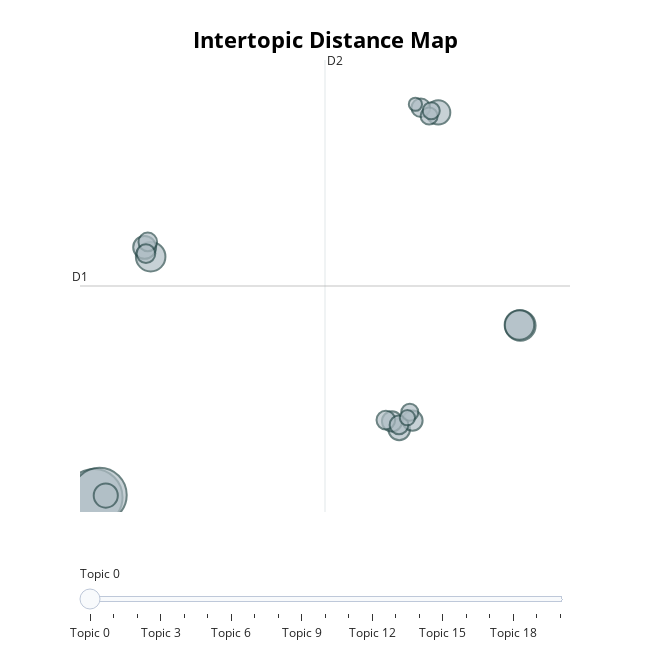

Notebook code cell kept with this figure:
### Code cell
model.visualize_topics()

### Figure 1 — Plotly figure (JSON) as saved in the notebook; plotly's stock layout.template omitted (floating-point values rounded to 4 significant figures)
{"data": [{"customdata": [[0, "https | co | ciro | rt | com", 55], [1, "brasil | que | esperança | de | vamos", 51], [2, "programa | de | renda | mínima | do", 16], [3, "08 | 2022 | giro | https | co", 15], [4, "de | em | redução | menor | guerra", 15], [5, "lula | https | co | equipelula | na", 10], [6, "ano | ton | safra | de | mais", 10], [7, "eu | voto | eleição | não | falar", 9], [8, "ele | bolsonaro | porque | mentiras | ou", 8], [9, "sobre | ciro | cironorodaviva | responde | rota", 7], [10, "deus | se | você | os | estar", 7], [11, "saudades | carta | democracia | cuba | los", 6], [12, "não | sou | que | eu | história", 6], [13, "reeleição | política | um | que | povo", 6], [14, "bolsonaro | jair | pai | pr | teu", 6], [15, "gente | que | gerar | país | quer", 6], [16, "estímulo | prática | desporto | comitê | competições", 5], [17, "entenda | kg | maconha | de | drogas", 5], [18, "recuperar | precisamos | empregos | brasil | retomar", 5], [19, "melhora | pobre | coisas | isso | vou", 4], [20, "está | uma | errado | pra | que", 3]], "hovertemplate": "<b>Topic %{customdata[0]}</b><br>Words: %{customdata[1]}<br>Size: %{customdata[2]}", "legendgroup": "", "marker": {"color": "#B0BEC5", "line": {"color": "DarkSlateGrey", "width": 2}, "size": [55, 51, 16, 15, 15, 10, 10, 9, 8, 7, 7, 6, 6, 6, 6, 6, 5, 5, 5, 4, 3], "sizemode": "area", "sizeref": 0.03438, "symbol": "circle"}, "mode": "markers", "name": "", "orientation": "v", "showlegend": false, "type": "scatter", "x": [-5.014, -4.739, 17.47, -2.038, 17.42, -4.406, 13.14, -2.355, 11.08, 11.78, 10.7, 10.37, -2.189, 11.07, -2.285, 12.22, 12.66, 11.64, 12.77, 11.51, 11.93], "xaxis": "x", "y": [-7.018, -6.852, 5.272, 10.2, 5.32, -6.896, 20.53, 10.88, -2.156, -1.529, -1.579, -1.49, 11.26, -1.838, 10.42, 20.87, 20.28, -0.9273, 20.65, -1.324, 21.12], "yaxis": "y"}], "layout": {"annotations": [{"showarrow": false, "text": "D1", "x": -5.766, "y": 8.107, "yshift": 10}, {"showarrow": false, "text": "D2", "x": 7.163, "xshift": 10, "y": 24.28}], "height": 650, "hoverlabel": {"bgcolor": "white", "font": {"family": "Rockwell", "size": 16}}, "legend": {"itemsizing": "constant", "tracegroupgap": 0}, "margin": {"t": 60}, "shapes": [{"line": {"color": "#CFD8DC", "width": 2}, "type": "line", "x0": 7.163, "x1": 7.163, "y0": -8.071, "y1": 24.28}, {"line": {"color": "#9E9E9E", "width": 2}, "type": "line", "x0": -5.766, "x1": 20.09, "y0": 8.107, "y1": 8.107}], "sliders": [{"active": 0, "pad": {"t": 50}, "steps": [{"args": [{"marker.color": [["red", "#B0BEC5", "#B0BEC5", "#B0BEC5", "#B0BEC5", "#B0BEC5", "#B0BEC5", "#B0BEC5", "#B0BEC5", "#B0BEC5", "#B0BEC5", "#B0BEC5", "#B0BEC5", "#B0BEC5", "#B0BEC5", "#B0BEC5", "#B0BEC5", "#B0BEC5", "#B0BEC5", "#B0BEC5", "#B0BEC5"]]}], "label": "Topic 0", "method": "update"}, {"args": [{"marker.color": [["#B0BEC5", "red", "#B0BEC5", "#B0BEC5", "#B0BEC5", "#B0BEC5", "#B0BEC5", "#B0BEC5", "#B0BEC5", "#B0BEC5", "#B0BEC5", "#B0BEC5", "#B0BEC5", "#B0BEC5", "#B0BEC5", "#B0BEC5", "#B0BEC5", "#B0BEC5", "#B0BEC5", "#B0BEC5", "#B0BEC5"]]}], "label": "Topic 1", "method": "update"}, {"args": [{"marker.color": [["#B0BEC5", "#B0BEC5", "red", "#B0BEC5", "#B0BEC5", "#B0BEC5", "#B0BEC5", "#B0BEC5", "#B0BEC5", "#B0BEC5", "#B0BEC5", "#B0BEC5", "#B0BEC5", "#B0BEC5", "#B0BEC5", "#B0BEC5", "#B0BEC5", "#B0BEC5", "#B0BEC5", "#B0BEC5", "#B0BEC5"]]}], "label": "Topic 2", "method": "update"}, {"args": [{"marker.color": [["#B0BEC5", "#B0BEC5", "#B0BEC5", "red", "#B0BEC5", "#B0BEC5", "#B0BEC5", "#B0BEC5", "#B0BEC5", "#B0BEC5", "#B0BEC5", "#B0BEC5", "#B0BEC5", "#B0BEC5", "#B0BEC5", "#B0BEC5", "#B0BEC5", "#B0BEC5", "#B0BEC5", "#B0BEC5", "#B0BEC5"]]}], "label": "Topic 3", "method": "update"}, {"args": [{"marker.color": [["#B0BEC5", "#B0BEC5", "#B0BEC5", "#B0BEC5", "red", "#B0BEC5", "#B0BEC5", "#B0BEC5", "#B0BEC5", "#B0BEC5", "#B0BEC5", "#B0BEC5", "#B0BEC5", "#B0BEC5", "#B0BEC5", "#B0BEC5", "#B0BEC5", "#B0BEC5", "#B0BEC5", "#B0BEC5", "#B0BEC5"]]}], "label": "Topic 4", "method": "update"}, {"args": [{"marker.color": [["#B0BEC5", "#B0BEC5", "#B0BEC5", "#B0BEC5", "#B0BEC5", "red", "#B0BEC5", "#B0BEC5", "#B0BEC5", "#B0BEC5", "#B0BEC5", "#B0BEC5", "#B0BEC5", "#B0BEC5", "#B0BEC5", "#B0BEC5", "#B0BEC5", "#B0BEC5", "#B0BEC5", "#B0BEC5", "#B0BEC5"]]}], "label": "Topic 5", "method": "update"}, {"args": [{"marker.color": [["#B0BEC5", "#B0BEC5", "#B0BEC5", "#B0BEC5", "#B0BEC5", "#B0BEC5", "red", "#B0BEC5", "#B0BEC5", "#B0BEC5", "#B0BEC5", "#B0BEC5", "#B0BEC5", "#B0BEC5", "#B0BEC5", "#B0BEC5", "#B0BEC5", "#B0BEC5", "#B0BEC5", "#B0BEC5", "#B0BEC5"]]}], "label": "Topic 6", "method": "update"}, {"args": [{"marker.color": [["#B0BEC5", "#B0BEC5", "#B0BEC5", "#B0BEC5", "#B0BEC5", "#B0BEC5", "#B0BEC5", "red", "#B0BEC5", "#B0BEC5", "#B0BEC5", "#B0BEC5", "#B0BEC5", "#B0BEC5", "#B0BEC5", "#B0BEC5", "#B0BEC5", "#B0BEC5", "#B0BEC5", "#B0BEC5", "#B0BEC5"]]}], "label": "Topic 7", "method": "update"}, {"args": [{"marker.color": [["#B0BEC5", "#B0BEC5", "#B0BEC5", "#B0BEC5", "#B0BEC5", "#B0BEC5", "#B0BEC5", "#B0BEC5", "red", "#B0BEC5", "#B0BEC5", "#B0BEC5", "#B0BEC5", "#B0BEC5", "#B0BEC5", "#B0BEC5", "#B0BEC5", "#B0BEC5", "#B0BEC5", "#B0BEC5", "#B0BEC5"]]}], "label": "Topic 8", "method": "update"}, {"args": [{"marker.color": [["#B0BEC5", "#B0BEC5", "#B0BEC5", "#B0BEC5", "#B0BEC5", "#B0BEC5", "#B0BEC5", "#B0BEC5", "#B0BEC5", "red", "#B0BEC5", "#B0BEC5", "#B0BEC5", "#B0BEC5", "#B0BEC5", "#B0BEC5", "#B0BEC5", "#B0BEC5", "#B0BEC5", "#B0BEC5", "#B0BEC5"]]}], "label": "Topic 9", "method": "update"}, {"args": [{"marker.color": [["#B0BEC5", "#B0BEC5", "#B0BEC5", "#B0BEC5", "#B0BEC5", "#B0BEC5", "#B0BEC5", "#B0BEC5", "#B0BEC5", "#B0BEC5", "red", "#B0BEC5", "#B0BEC5", "#B0BEC5", "#B0BEC5", "#B0BEC5", "#B0BEC5", "#B0BEC5", "#B0BEC5", "#B0BEC5", "#B0BEC5"]]}], "label": "Topic 10", "method": "update"}, {"args": [{"marker.color": [["#B0BEC5", "#B0BEC5", "#B0BEC5", "#B0BEC5", "#B0BEC5", "#B0BEC5", "#B0BEC5", "#B0BEC5", "#B0BEC5", "#B0BEC5", "#B0BEC5", "red", "#B0BEC5", "#B0BEC5", "#B0BEC5", "#B0BEC5", "#B0BEC5", "#B0BEC5", "#B0BEC5", "#B0BEC5", "#B0BEC5"]]}], "label": "Topic 11", "method": "update"}, {"args": [{"marker.color": [["#B0BEC5", "#B0BEC5", "#B0BEC5", "#B0BEC5", "#B0BEC5", "#B0BEC5", "#B0BEC5", "#B0BEC5", "#B0BEC5", "#B0BEC5", "#B0BEC5", "#B0BEC5", "red", "#B0BEC5", "#B0BEC5", "#B0BEC5", "#B0BEC5", "#B0BEC5", "#B0BEC5", "#B0BEC5", "#B0BEC5"]]}], "label": "Topic 12", "method": "update"}, {"args": [{"marker.color": [["#B0BEC5", "#B0BEC5", "#B0BEC5", "#B0BEC5", "#B0BEC5", "#B0BEC5", "#B0BEC5", "#B0BEC5", "#B0BEC5", "#B0BEC5", "#B0BEC5", "#B0BEC5", "#B0BEC5", "red", "#B0BEC5", "#B0BEC5", "#B0BEC5", "#B0BEC5", "#B0BEC5", "#B0BEC5", "#B0BEC5"]]}], "label": "Topic 13", "method": "update"}, {"args": [{"marker.color": [["#B0BEC5", "#B0BEC5", "#B0BEC5", "#B0BEC5", "#B0BEC5", "#B0BEC5", "#B0BEC5", "#B0BEC5", "#B0BEC5", "#B0BEC5", "#B0BEC5", "#B0BEC5", "#B0BEC5", "#B0BEC5", "red", "#B0BEC5", "#B0BEC5", "#B0BEC5", "#B0BEC5", "#B0BEC5", "#B0BEC5"]]}], "label": "Topic 14", "method": "update"}, {"args": [{"marker.color": [["#B0BEC5", "#B0BEC5", "#B0BEC5", "#B0BEC5", "#B0BEC5", "#B0BEC5", "#B0BEC5", "#B0BEC5", "#B0BEC5", "#B0BEC5", "#B0BEC5", "#B0BEC5", "#B0BEC5", "#B0BEC5", "#B0BEC5", "red", "#B0BEC5", "#B0BEC5", "#B0BEC5", "#B0BEC5", "#B0BEC5"]]}], "label": "Topic 15", "method": "update"}, {"args": [{"marker.color": [["#B0BEC5", "#B0BEC5", "#B0BEC5", "#B0BEC5", "#B0BEC5", "#B0BEC5", "#B0BEC5", "#B0BEC5", "#B0BEC5", "#B0BEC5", "#B0BEC5", "#B0BEC5", "#B0BEC5", "#B0BEC5", "#B0BEC5", "#B0BEC5", "red", "#B0BEC5", "#B0BEC5", "#B0BEC5", "#B0BEC5"]]}], "label": "Topic 16", "method": "update"}, {"args": [{"marker.color": [["#B0BEC5", "#B0BEC5", "#B0BEC5", "#B0BEC5", "#B0BEC5", "#B0BEC5", "#B0BEC5", "#B0BEC5", "#B0BEC5", "#B0BEC5", "#B0BEC5", "#B0BEC5", "#B0BEC5", "#B0BEC5", "#B0BEC5", "#B0BEC5", "#B0BEC5", "red", "#B0BEC5", "#B0BEC5", "#B0BEC5"]]}], "label": "Topic 17", "method": "update"}, {"args": [{"marker.color": [["#B0BEC5", "#B0BEC5", "#B0BEC5", "#B0BEC5", "#B0BEC5", "#B0BEC5", "#B0BEC5", "#B0BEC5", "#B0BEC5", "#B0BEC5", "#B0BEC5", "#B0BEC5", "#B0BEC5", "#B0BEC5", "#B0BEC5", "#B0BEC5", "#B0BEC5", "#B0BEC5", "red", "#B0BEC5", "#B0BEC5"]]}], "label": "Topic 18", "method": "update"}, {"args": [{"marker.color": [["#B0BEC5", "#B0BEC5", "#B0BEC5", "#B0BEC5", "#B0BEC5", "#B0BEC5", "#B0BEC5", "#B0BEC5", "#B0BEC5", "#B0BEC5", "#B0BEC5", "#B0BEC5", "#B0BEC5", "#B0BEC5", "#B0BEC5", "#B0BEC5", "#B0BEC5", "#B0BEC5", "#B0BEC5", "red", "#B0BEC5"]]}], "label": "Topic 19", "method": "update"}, {"args": [{"marker.color": [["#B0BEC5", "#B0BEC5", "#B0BEC5", "#B0BEC5", "#B0BEC5", "#B0BEC5", "#B0BEC5", "#B0BEC5", "#B0BEC5", "#B0BEC5", "#B0BEC5", "#B0BEC5", "#B0BEC5", "#B0BEC5", "#B0BEC5", "#B0BEC5", "#B0BEC5", "#B0BEC5", "#B0BEC5", "#B0BEC5", "red"]]}], "label": "Topic 20", "method": "update"}]}], "title": {"font": {"color": "Black", "size": 22}, "text": "<b>Intertopic Distance Map", "x": 0.5, "xanchor": "center", "y": 0.95, "yanchor": "top"}, "width": 650, "xaxis": {"anchor": "y", "domain": [0, 1], "range": [-5.766, 20.09], "title": {"text": ""}, "visible": false}, "yaxis": {"anchor": "x", "domain": [0, 1], "range": [-8.071, 24.28], "title": {"text": ""}, "visible": false}}}
